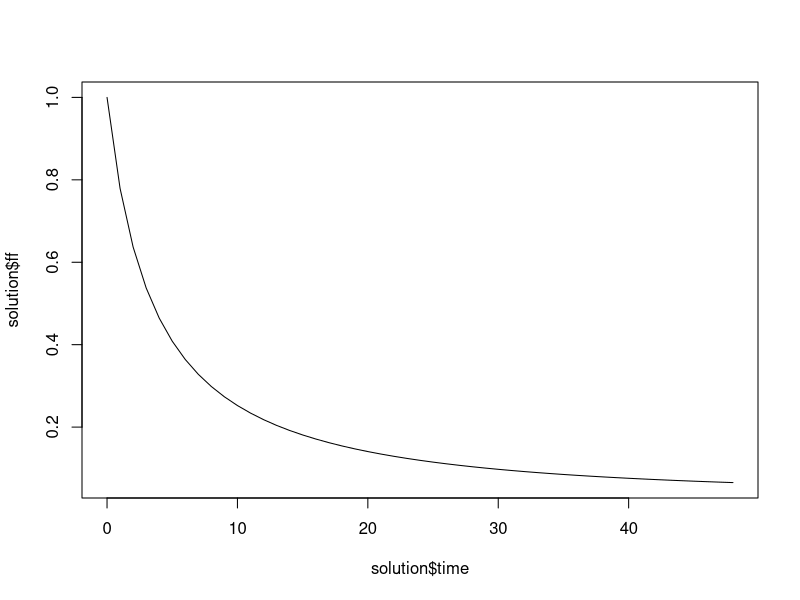

The R script that drew this image:
#female increase in BW: 3.5 g/d
#Male increase in BW: 5.9 g.d

library(deSolve)

create.params <- function(user.input){
  with(as.list(user.input),{

    # https://doi.org/10.3390/toxics12040253, Table 1
    
    Ka <- 5.8e5
    CalbB_init <- 486*1e-06 #mol/L
    Calb_exp_init <- 600*1e-06 #mol/L
    Cpfoa_init <-  0.192/414.07#5*1e-06 #mol/L
    koff_alb <- 0.001 #1/s
    kon_alb <- Ka * koff_alb #1/M/s

    return(list("CalbB_init" = CalbB_init, "Cpfoa_init" = Cpfoa_init, "kon_alb" = kon_alb, 
                "koff_alb" = koff_alb,
                "Calb_exp_init" = Calb_exp_init
    ))
    
  })
}  

ode.func <- function(time, inits, params){
  with(as.list(c(inits, params)),{

    
    dCalb_free = koff_alb*Calb_bound - kon_alb*Calb_free*CPFOA_free
    dCPFOA_free = koff_alb*Calb_bound - kon_alb*Calb_free*CPFOA_free
    
    dCalb_bound = - koff_alb*Calb_bound + kon_alb*Calb_free*CPFOA_free
    dCPFOA_bound = - koff_alb*Calb_bound + kon_alb*Calb_free*CPFOA_free
    
   ff = CPFOA_free / (CPFOA_free  + CPFOA_bound )

    
    list(c('dCalb_free' = dCalb_free, 'dCPFOA_free' = dCPFOA_free, 'dCalb_bound' = dCalb_bound,
           'dCPFOA_bound' = dCPFOA_bound), ff = ff)
    
  })
}

#Initial condition for each compartment.

create.inits <- function(parameters){
  with(as.list(parameters),{
    
    Calb_free <- CalbB_init; CPFOA_free <- Cpfoa_init
    Calb_bound<- 0; CPFOA_bound<-0
    
    
    return(c('Calb_free' = Calb_free, 'CPFOA_free' = CPFOA_free,
             'Calb_bound' = Calb_bound, 'CPFOA_bound' = CPFOA_bound))
    
    
  })
}


create.events <- function(parameters){
  with(as.list(parameters), {
    
    
    return()
  })
}


###############################################
###############################################

params <- create.params(NULL)
inits <- create.inits(params)
events <- create.events(params)


sample_time=seq(0,48,1)
solution <- data.frame(deSolve::ode(times = sample_time,  func = ode.func,
                                    y = inits, parms = params,events = events,
                                    method="lsodes",rtol = 1e-07, atol = 1e-07))
plot(solution$time, solution$ff, type = "l")
solution$ff
